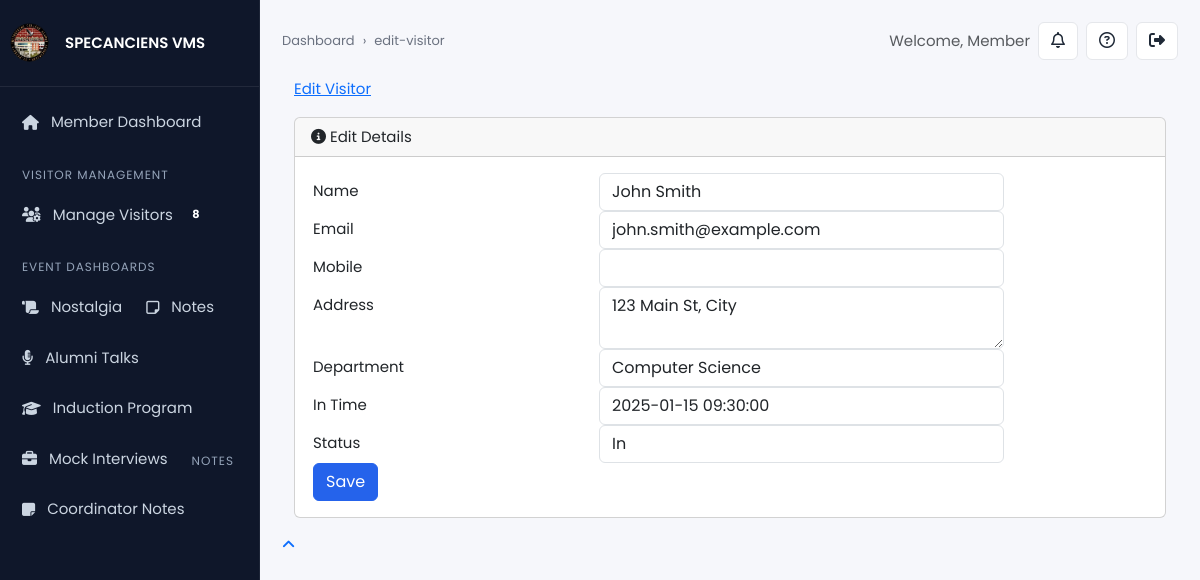
The page /edit-visitor.php?id=1 (signed in) on the database its author committed.
### tables this page shows
CREATE TABLE IF NOT EXISTS tbl_visitors (
  id INT AUTO_INCREMENT PRIMARY KEY,
  event_id INT NOT NULL,
  name VARCHAR(120) NOT NULL,
  email VARCHAR(150) NULL,
  mobile VARCHAR(30) NULL,
  address TEXT NULL,
  department VARCHAR(100) NULL,
  gender ENUM('Male', 'Female', 'Other') NULL,
  year_of_graduation YEAR NULL,
  in_time DATETIME NULL,
  out_time DATETIME NULL,
  status TINYINT(1) DEFAULT 1,
  created_at TIMESTAMP DEFAULT CURRENT_TIMESTAMP,
  CONSTRAINT fk_visitors_event FOREIGN KEY (event_id)
    REFERENCES tbl_events(event_id) ON DELETE CASCADE
);

### edit-visitor.php (the view, shortened to what this page needs)
<?php
include ('connection.php');
$id = $_GET['id'];
$fetch_query = mysqli_query($conn, "SELECT * FROM tbl_visitors WHERE id='$id'");
$row = mysqli_fetch_assoc($fetch_query);
?>
<?php include('include/header.php'); ?>
<div id="wrapper">
<?php include('include/side-bar.php'); ?>
<div id="content-wrapper">
    <div class="container-fluid">
        <ol class="breadcrumb">
            <li class="breadcrumb-item"><a href="#">Edit Visitor</a></li>
        </ol>
        <div class="card mb-3">
            <div class="card-header"><i class="fa fa-info-circle"></i> Edit Details</div>
            <form method="post" class="form-valide">
                <div class="card-body">
                    <div class="form-group row">
                        <label class="col-lg-4 col-form-label">Name</label>
                        <div class="col-lg-6">
                            <input type="text" name="fullname" class="form-control" value="<?php echo $row['name']; ?>" readonly>
                        </div>
                    </div>
                    <div class="form-group row">
                        <label class="col-lg-4 col-form-label">Email</label>
                        <div class="col-lg-6">
                            <input type="email" name="email" class="form-control" value="<?php echo $row['email']; ?>" readonly>
                        </div>
                    </div>
                    <div class="form-group row">
                        <label class="col-lg-4 col-form-label">Mobile</label>
                        <div class="col-lg-6">
                            <input type="text" name="phone" class="form-control" value="<?php echo $row['phone']; ?>" readonly>
                        </div>
                    </div>
                    <div class="form-group row">
                        <label class="col-lg-4 col-form-label">Address</label>
                        <div class="col-lg-6">
                            <textarea name="address" class="form-control" readonly><?php echo $row['address']; ?></textarea>
                        </div>
                    </div>
                    <div class="form-group row">
                        <label class="col-lg-4 col-form-label">Department</label>
                        <div class="col-lg-6">
                            <input type="text" name="department" class="form-control" value="<?php echo $row['department']; ?>" readonly>
                        </div>
                    </div>
                    <div class="form-group row">
                        <label class="col-lg-4 col-form-label">In Time</label>
                        <div class="col-lg-6">
                            <input type="text" class="form-control" value="<?php echo $row['in_time']; ?>" readonly>
                        </div>
                    </div>
                    <div class="form-group row">
                        <?php if($row['status']==1){ ?>
                            <label class="col-lg-4 col-form-label">Status</label>
                            <div class="col-lg-6">
                                <select name="status" class="form-control" required>
                                    <option value="1" selected>In</option>
                                </select>
                            </div>
                        <?php } ?>
                    </div>
                    <?php if($row['status']==1){ ?>
                    <div class="form-group row">
                        <div class="col-lg-8 ml-auto">
                            <button type="submit" name="sv-vstr" class="btn btn-primary">Save</button>
                        </div>
                    </div>
                    <?php } ?>
                </div>
            </form>
        </div>
    </div>
</div>
<a class="scroll-to-top rounded" href="#page-top">
    <i class="fas fa-angle-up"></i>
</a>
<?php include('include/footer.php'); ?>

### include/header.php (style rules this page uses)
:root { --bg:#f6f7fb; --card:#ffffff; --ink:#1f2937; --ink-soft:#6b7280; --edge:#e5e7eb; --brand:#2563eb; --accent:#10b981; --warn:#f59e0b; --danger:#ef4444; }
* { box-sizing:border-box }
body { margin:0; background:var(--bg); color:var(--ink); font-family:'Poppins',sans-serif; font-size:15px; }
.card-body { padding:16px 18px; }
.btn-primary { background:var(--brand); border-color:var(--brand) }

### rows shown on the page
tbl_visitors: fullname "John Smith", email "john.smith@example.com", address "123 Main St, City", department "Computer Science", in_time "2025-01-15 09:30:00"

### other values the page prints
basename($_SERVER['PHP_SELF'], '.php') "edit-visitor"
$name "Member"
$visitor_count "8"
